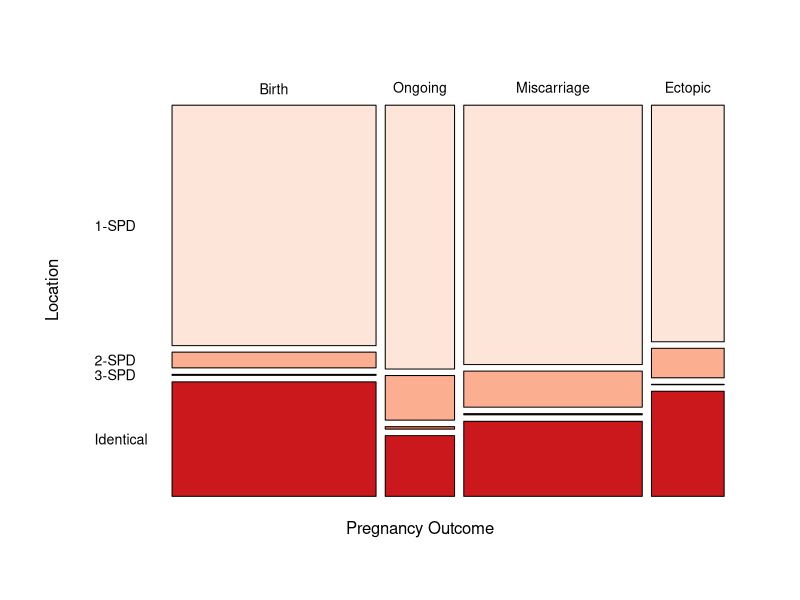
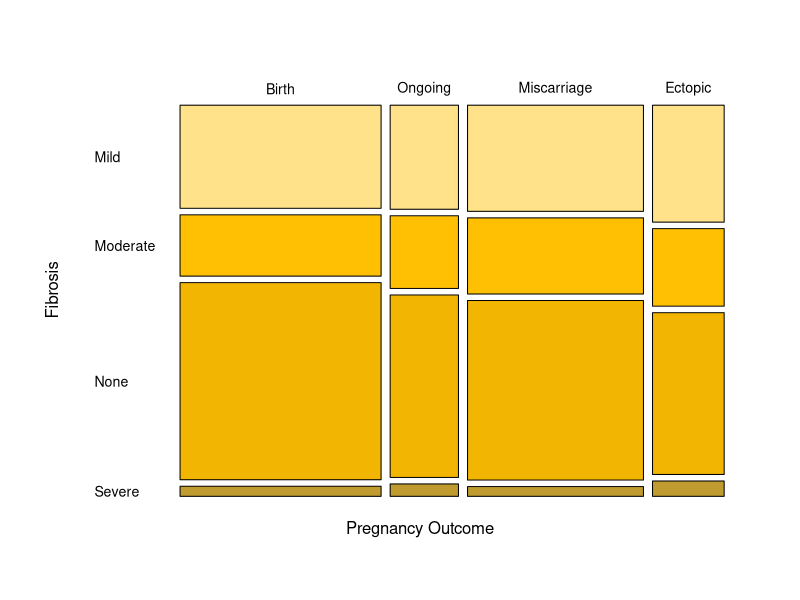
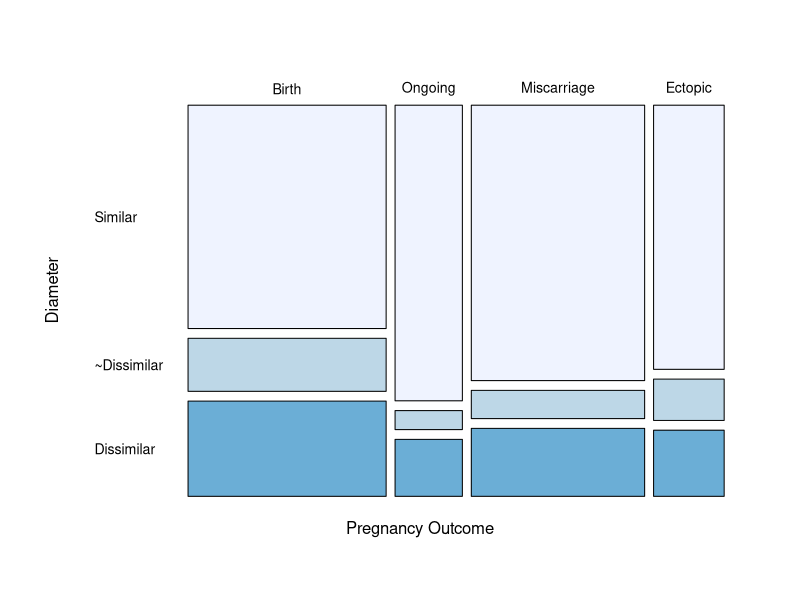

Reproduce these figures in R, in order.
# Plot mosaics
# Pregnancy data
require(dplyr)
require(magrittr)
require(mgcv)
require(caret)

outcomes3 <- read.csv("Outcomes.csv")

gL <- table(outcomes3[,c("Location","OutcomeGpNumeric")])
colnames(gL) <- c("Birth","Ongoing","Miscarriage","Ectopic")

pdf("mosaic_Loc_out.pdf",height = 4.75,width = 5.25)
mosaicplot(t(gL),main="",col=c('#fee5d9','#fcae91','#fb6a4a','#cb181d'),xlab="Pregnancy Outcome",ylab="Location",
           cex = 0.85,border="black",
           off=5,las=1)
dev.off()


gF <- table(outcomes3[,c("Fibrosis","OutcomeGpNumeric")])
colnames(gF) <- c("Birth","Ongoing","Miscarriage","Ectopic")

pdf("mosaic_fib_out.pdf",height = 4.75,width = 5.25)
mosaicplot(t(gF),main="",col=rev(c('#bf9b30','#f1b502','#ffc004','#ffe28a')),xlab="Pregnancy Outcome",ylab="Fibrosis",
           cex = 0.85,border="black",
           off=5,las=1)
dev.off()

gD <- table(outcomes3[,c("Diameter","OutcomeGpNumeric")])
colnames(gD) <- c("Birth","Ongoing","Miscarriage","Ectopic")
rownames(gD) <- c("Similar",'~Dissimilar',"Dissimilar")

pdf("mosaic_diam_out.pdf",height = 4.75,width = 5.25)
mosaicplot(t(gD),main="",col=c('#eff3ff','#bdd7e7','#6baed6','#2171b5'),xlab="Pregnancy Outcome",ylab="Diameter",
           cex = 0.85,border="black",
           off=5,las=1)
dev.off()

